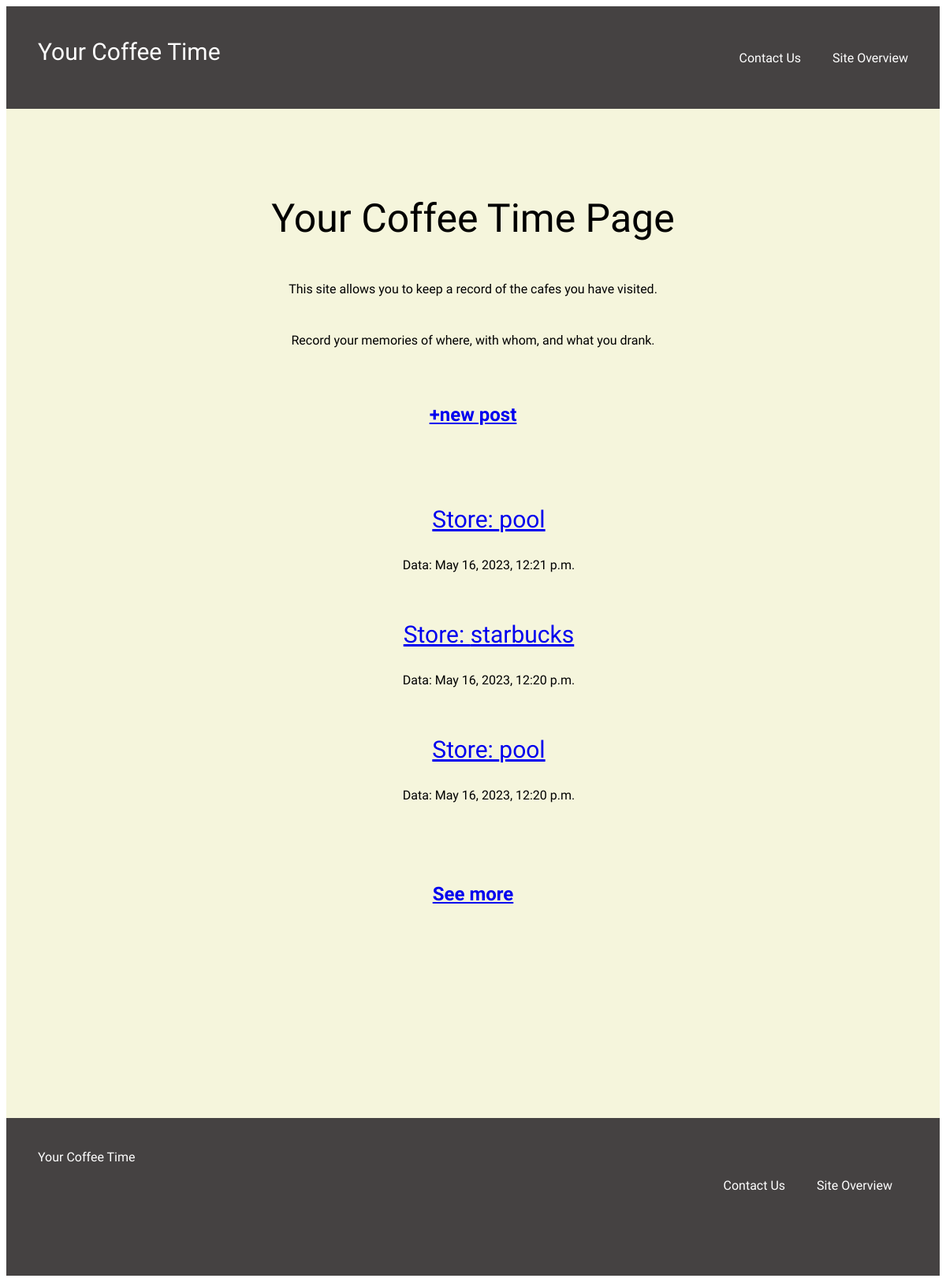
The app's page /top/, older data.
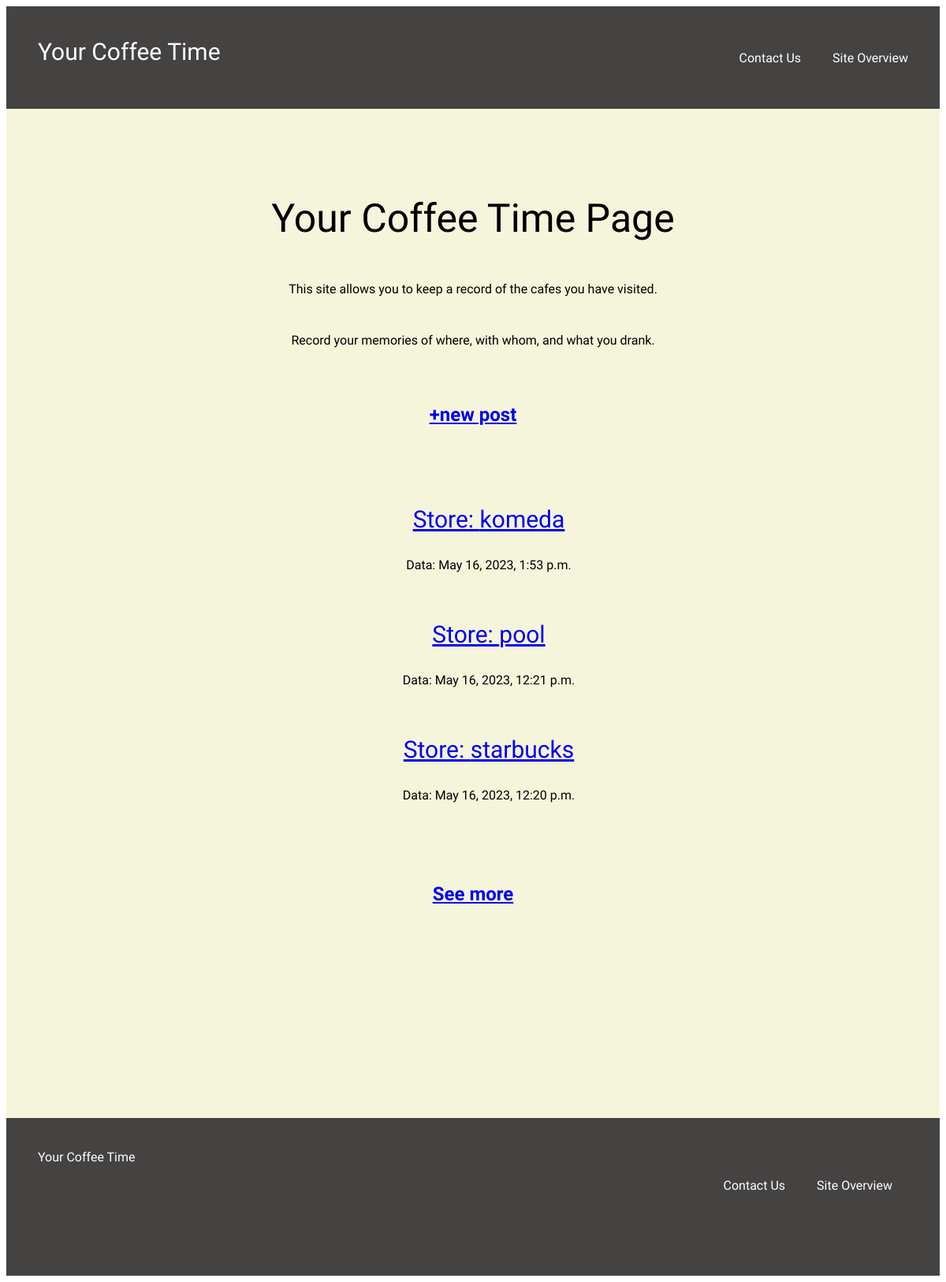
The same page, newer data.
### myapp/models.py (models this page shows)
class Post(models.Model):
    store_name = models.CharField(max_length=255)
    ordereddrink = models.CharField(max_length=255)
    amount = models.IntegerField()
    created_at = models.DateTimeField(auto_now_add=True)
    updated_at = models.DateTimeField(auto_now=True)

### myapp/views.py (the view)
# urls.py: path('top/', views.index, name='index'),
def index(request):
    posts = Post.objects.all().order_by('-created_at')[:3]
    return render(request, 'myapp/index.html', {'posts':posts})

### myapp/templates/myapp/index.html
{% extends 'base.html' %}
{% block content %}
    <div class="main">
        <div class="main-page">
            <div class="main-logo">Your Coffee Time Page</div>
                <div class="main-text">
                    <p>This site allows you to keep a record of the cafes you have visited.</p>
                    <p>Record your memories of where, with whom, and what you drank.</p>
                </div>
            <div class="create">
                <h2><a href="/add">+new post</a></h2>
            </div>
        </div>
        <div class="post-list">
            <ul>
                {% for post in posts %}
                <div class="post-list-li">
                    <li>
                        <a href="/detail/{{ post.id }}">Store: {{ post.store_name }}</a>
                        <p>Data: {{ post.created_at }}</p>
                    </li>
                </div>
                {% endfor %}
            </ul>
        </div>
        <div class="see-more">
            <h2><a href="/postlist">See more</a></h2>
        </div>
    </div>
{% endblock %}

Row changes from the older to the newer data that the page shows:
no longer on this page (row unchanged): Post: store_name "pool", created_at "May 16, 2023, 12:20 p.m."
added Post: store_name "komeda", created_at "May 16, 2023, 1:53 p.m."
